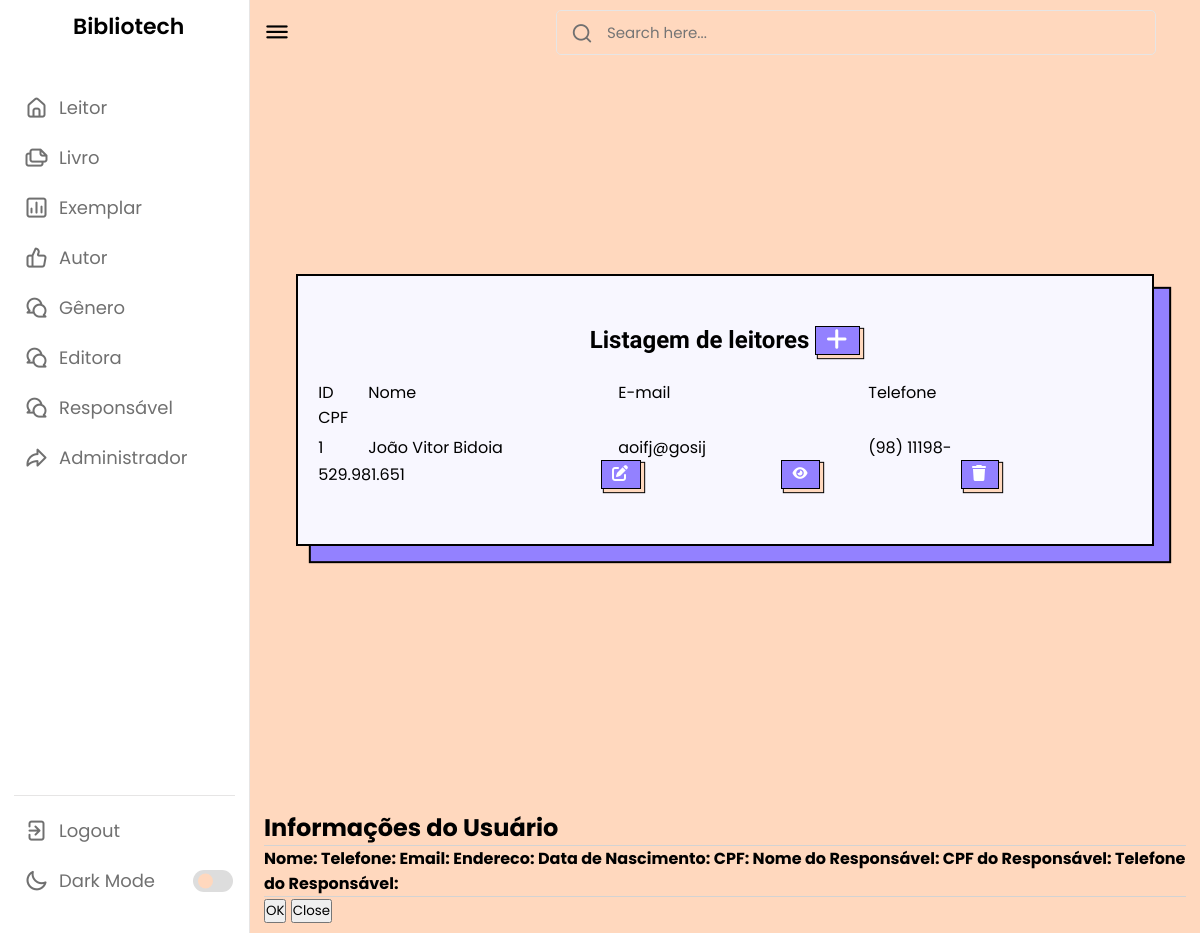
The page /listarLeitor.php on the database as committed earlier.
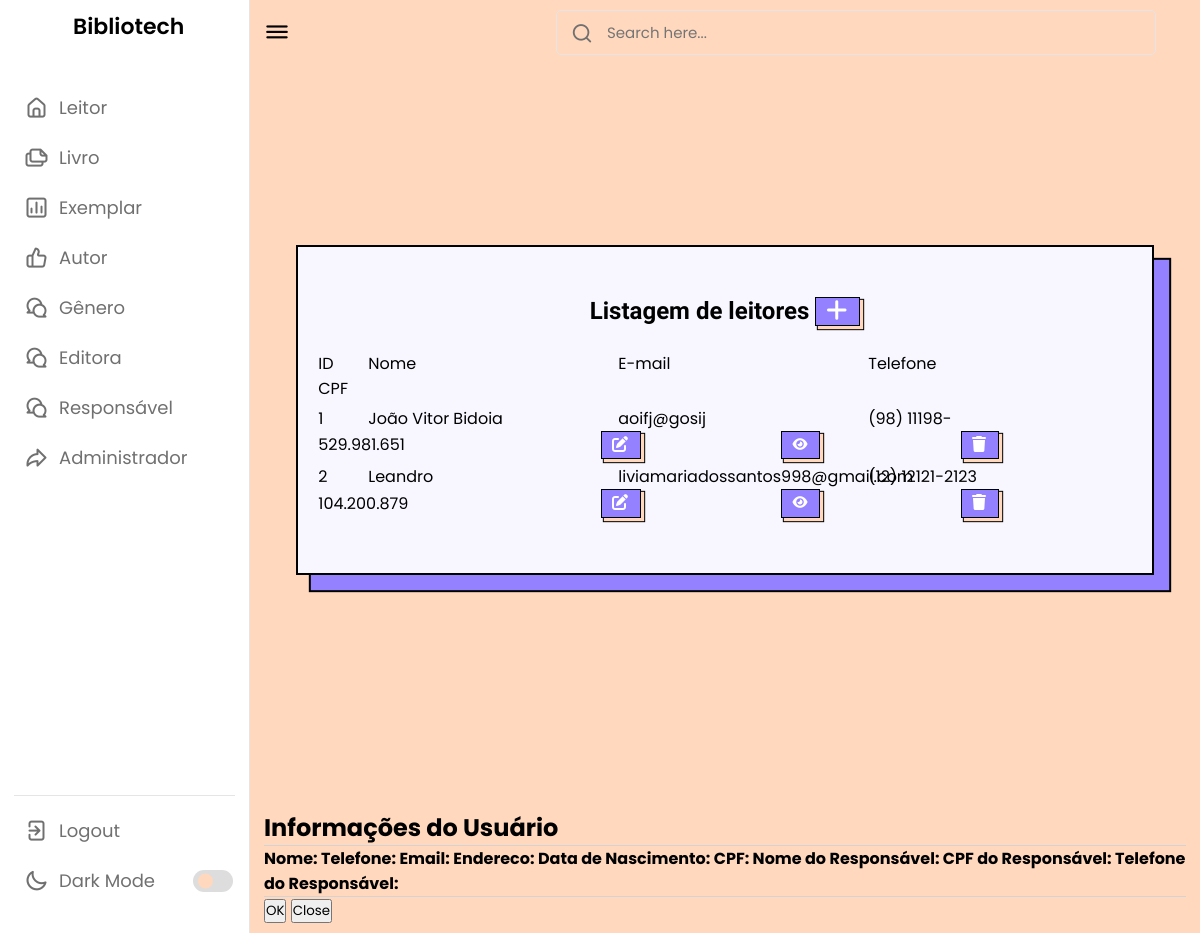
The same page on the database as committed later.
### tables this page shows
CREATE TABLE `leitor` (
  `id` int(11) NOT NULL,
  `status` varchar(45) NOT NULL,
  `nome` varchar(100) NOT NULL,
  `telefone` varchar(15) NOT NULL,
  `endereco` varchar(100) NOT NULL,
  `dn` date NOT NULL,
  `cpf` varchar(11) NOT NULL,
  `email` varchar(100) NOT NULL,
  `senha` varchar(255) NOT NULL,
  `nomeResp` varchar(100) DEFAULT NULL,
  `cpfResp` varchar(11) DEFAULT NULL,
  `telResp` varchar(45) DEFAULT NULL
);

### listarLeitor.php (the view, shortened to what the changed rows need)
<?php
require_once("conexao.php");
$sql = "select * from leitor";
$resultado = mysqli_query($conexao, $sql);
?>
<!DOCTYPE html>
<html lang="pt-br">
<head>
    <link rel="stylesheet" href="css/style.css">
    <link rel="stylesheet" href="css/cadastrar.css">
    <link rel="stylesheet" href="https://unicons.iconscout.com/release/v4.0.0/css/line.css">
</head>
<body>
    <section class="dashboard">
        <div class="corpo">
            <div class="geekcb-wrapper">
                <form method="post" class="geekcb-form-contact1" onsubmit="return false;">
                    <div>
                        <h2 style="font-family: 'Fjalla One'; text-align: center">Listagem de leitores
                            <a href="cadastrarLeitor.php" class="botao">
                                <i class="fa-solid fa-plus"></i>
                            </a>
                        </h2><br>
                        <?php while ($linha = mysqli_fetch_array($resultado)) { ?>
                            <div class="caixaPai">
                                <div class="caixa1">
                                    <?= $linha['id'] ?>
                                </div>
                                <div class="caixa2">
                                    <?= $linha['nome'] ?>
                                </div>
                                <div class="caixa3">
                                    <?= $linha['email'] ?>
                                </div>
                                <div class="caixa4">
                                    <?= $linha['telefone'] ?>
                                </div>
                                <div class="caixa5">
                                    <?= $linha['cpf'] ?>
                                </div>
                                <a style="margin-right: 8px;" href="alterarLeitor.php? id=<?= $linha['id'] ?>"
                                    class="botao">
                                    <i class="fa-solid fa-pen-to-square"></i>
                                </a>
                                <button onclick="openModal(<?= $linha['id'] ?>)" style="margin-right: 8px;" name="info"
                                    class="botao">
                                    <i class="fa-solid fa-eye"></i>
                                </button>
                                <a href="listarLeitor.php? id=<?= $linha['id'] ?>" class="botao"
                                    onclick="return confirm('Deseja mesmo excluir o cadastro?')">
                                    <i class="fa-sharp fa-solid fa-trash"></i> </a>
                            </div>
                        </div>
                    <?php } ?>
            </div>
        </div>
        <div class="modal-container">
            <div class="modal">
                <h2>Informações do Usuário</h2>
            </div>
        </div>
    </section>
</body>
</html>

Rows that differ between the two databases and show on the page:
added leitor: id "2", nome "Leandro", email "liviamariadossantos998@gmail.com", telefone "(12) 12121-2123", cpf "104.200.879"
